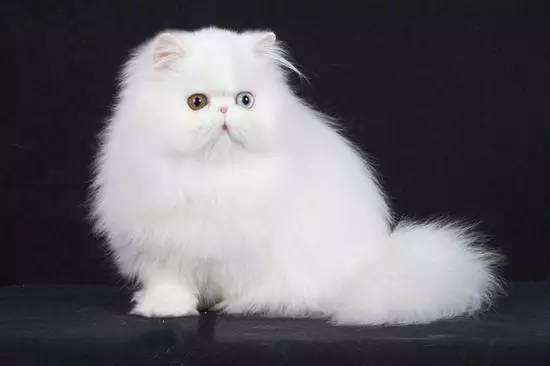
#> input picture Chapter 2/cat.jpg, 550 x 366 px
$ python ROI.py
#> lines starting #> are read from the running program, lines starting #| are printed output that depends on the picture
# Region Of Interest
import cv2
img = cv2.imread('cat.jpg')
#> img is the input picture: shape (366, 550, 3); mean B, G, R 104.6, 96.9, 100.6
img2 = img[50:200, 100:400]  # Slice to extract the region of interest
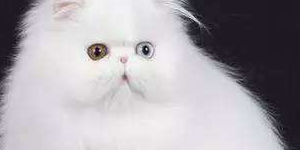
#> img2: shape (150, 300, 3); mean B, G, R 171.7, 165.7, 170
cv2.imshow('cat',img2)
cv2.waitKey(0)
cv2.destroyAllWindows()
